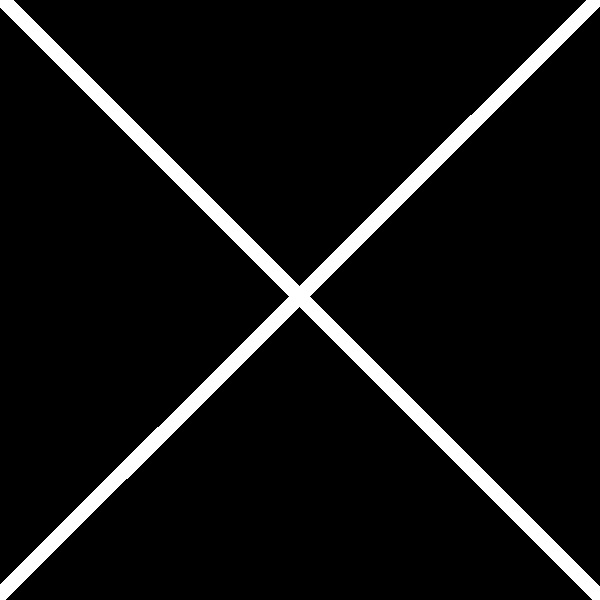
%> input picture assignment2/images/Cross.jpg, 600 x 600 px
$ octave part1.m   (GNU Octave 9; MATLAB toolbox functions it lacks are replaced by stand-ins)
%> lines starting %> are read from the running program, lines starting %| are printed output that depends on the picture
I = zeros(512,512);

for x = 1:512
    for y = 1:512
        I(x,y) = sin(0.2*x) + sin(0.3*x) + cos(0.4*x) + sin(0.15*sqrt(x^2 + y^2)) + sin(0.35*sqrt(x^2 + y^2));
    end
end

% I = mat2gray(I);
%I is image in space

%take fourier transform
dft = fft2(I);
disp = fftshift(dft);

%find magnitude and phase
amp = abs(disp);
phase = unwrap(angle(disp));


%double magnitude
amp2 = abs(dft)*2;

%inverse fourier transform without phase info
new = ifft2(amp2);


%normalized
figure
subplot(3, 2, 1), imshow(I, [])
subplot(3, 2, 2), imshow(disp, [])

subplot(3, 2, 3), imshow(amp, [])
subplot(3, 2, 4), imshow(phase, [])

subplot(3, 2, 5), imshow(amp2, [])
subplot(3, 2, 6), imshow(new, [])
%> after `imshow(new, [])`:
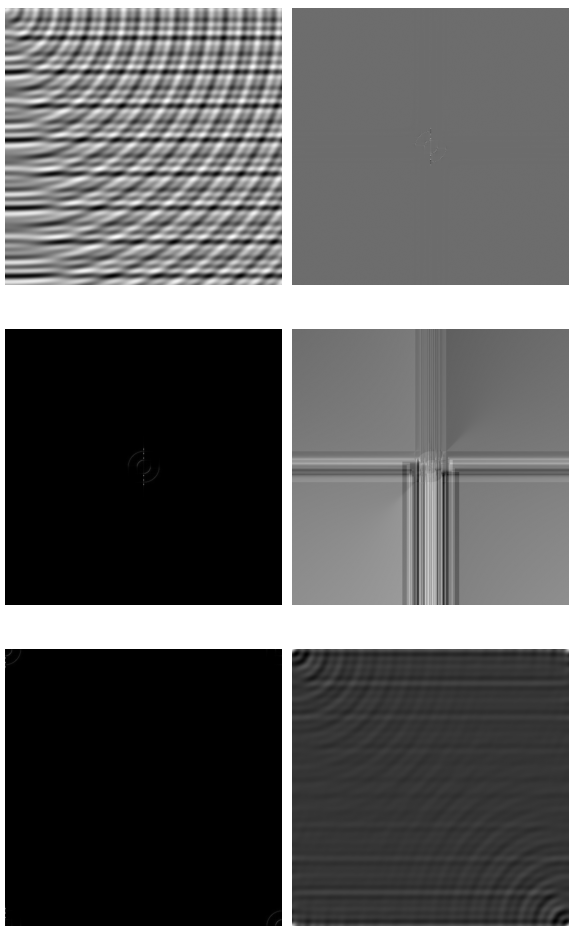
%> figure redrawn from the program's plot data, 6 panels


crs = rgb2gray(im2double(imread('images\Cross.jpg')));
%> crs: size 600x600 double; min 0, max 1, mean 0.0684

cdft = fftshift(fft2(crs));

figure
imshow(crs)

figure
imshow(cdft, [])
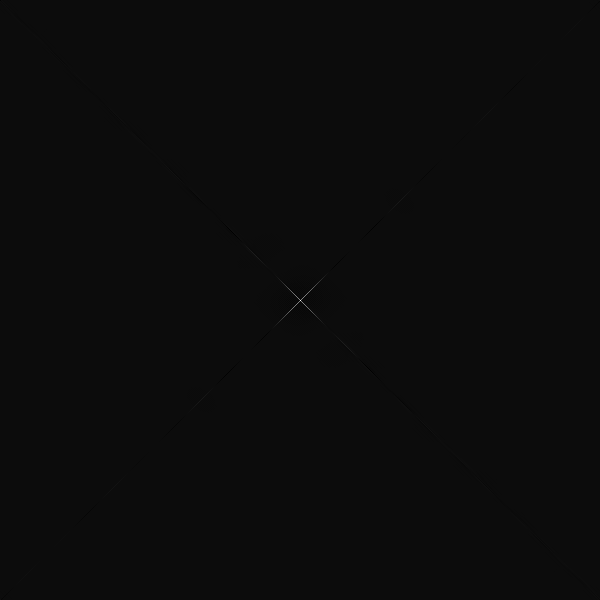
%> displayed picture: size 600x600, on the screen's scale of 0 to 255; min 0, max 255, mean 12
